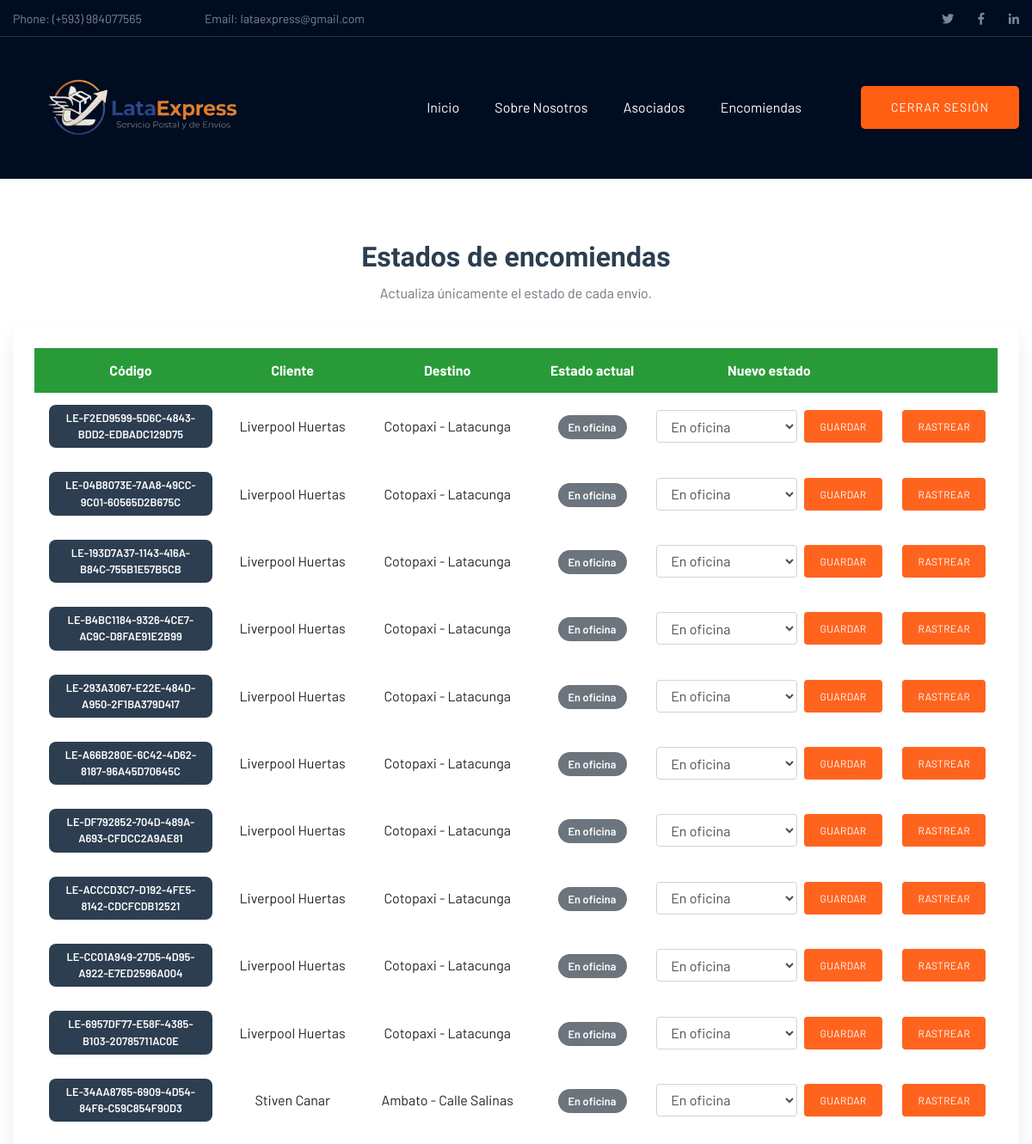
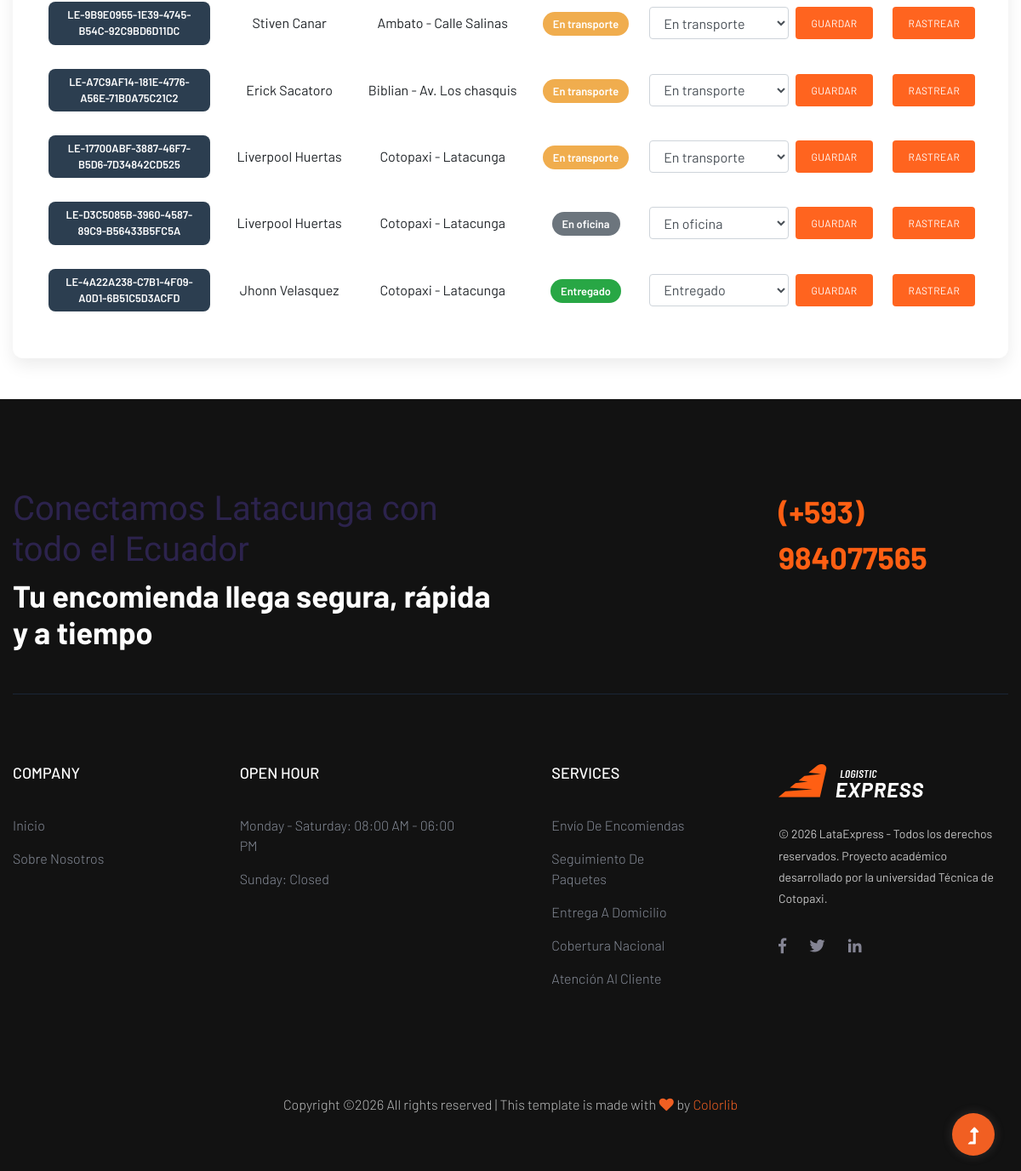
Screenshot of /actualizar_estados/ (signed in) with the database file from the repository (2 pictures, top to bottom).
### Envio/models.py (models this page shows, shortened)
class Encomienda(models.Model):
    ESTADOS = [
        ('OFICINA', 'En oficina'),
        ('TRANSPORTE', 'En transporte'),
        ('ENTREGADO', 'Entregado'),
    ]
    TRANSPORTE = [
        ('BUS', 'Bus'),
        ('CAMIONETA', 'Camioneta'),
        ('MOTO', 'Moto'),
    ]
    codigo = models.UUIDField(default=uuid.uuid4, editable=False, unique=True)
    cliente = models.ForeignKey(Cliente, on_delete=models.CASCADE)
    destino = models.ForeignKey(Destino, on_delete=models.CASCADE)
    descripcion = models.TextField()
    peso = models.FloatField()
    precio = models.DecimalField(max_digits=8, decimal_places=2)
    nombre_destinatario = models.CharField(max_length=150)
    cedula_destinatario = models.CharField(max_length=10)
    email_destinatario = models.EmailField()
    telefono_destinatario = models.CharField(max_length=15)
    estado = models.CharField(max_length=20, choices=ESTADOS, default='OFICINA')
    transporte = models.CharField(max_length=20, choices=TRANSPORTE)
    fecha_envio = models.DateTimeField(auto_now_add=True)
    fecha_estimada = models.DateTimeField()

class Cliente(models.Model):
    nombre = models.CharField(max_length=100)
    apellido= models.CharField(max_length=100)
    cedula = models.CharField(max_length=10, unique=True)
    email = models.EmailField()
    telefono = models.CharField(max_length=10)

class Destino(models.Model):
    ciudad = models.CharField(max_length=100)
    direccion = models.CharField(max_length=200)
    codigo_postal = models.CharField(max_length=6)
    nombre_destinatario = models.CharField(max_length=100, null=True, blank=True)
    cedula_destinatario = models.CharField(max_length=10, null=True, blank=True)
    email_destinatario = models.EmailField(null=True, blank=True)
    telefono_destinatario = models.CharField(max_length=15, null=True, blank=True)

### Envio/views.py (the view, shortened to what this page needs)
# urls.py: path('actualizar_estados/', views.actualizar_estados),
@requiere_admin_o_transportista
def actualizar_estados(request):
    encomiendas = Encomienda.objects.select_related('cliente', 'destino').all().order_by('-fecha_envio')
    return render(request, 'actualizar_estados.html', {
        'encomiendas': encomiendas,
        'estados': Encomienda.ESTADOS,
    })

### Envio/views.py (called while the page is built)
def es_admin(user):
    return user.is_authenticated and (
        user.is_superuser or user.groups.filter(name='admin').exists()
    )

def requiere_admin_o_transportista(view_func):
    return user_passes_test(
        lambda user: es_admin(user) or es_transportista(user),
        login_url='/login/'
    )(view_func)

### Envio/templates/actualizar_estados.html (shortened to what this page needs)
{% extends "plantillaPrincipal.html" %}
{% load static %}
{% block contenido %}
<div class="container mt-4 mb-5">
    <h2 class="titulo-estados">Estados de encomiendas</h2>
    <p class="text-center text-muted mb-4">Actualiza únicamente el estado de cada envío.</p>
    <div class="contenedor-estados">
        <table id="tbl_estados" class="table table-borderless align-middle tabla-estados" style="width:100%">
            <thead>
                <tr>
                    <th>Código</th>
                    <th>Cliente</th>
                    <th>Destino</th>
                    <th>Estado actual</th>
                    <th>Nuevo estado</th>
                    <th></th>
                </tr>
            </thead>
            <tbody>
                {% for encomienda in encomiendas %}
                    <tr>
                        <td><span class="badge-codigo">LE-{{ encomienda.codigo|slice:":8"|upper }}</span></td>
                        <td>{{ encomienda.cliente.nombre }} {{ encomienda.cliente.apellido }}</td>
                        <td>{{ encomienda.destino.ciudad }} - {{ encomienda.destino.direccion }}</td>
                        <td>
                            {% if encomienda.estado == 'OFICINA' %}
                                <span class="badge-estado badge-oficina">En oficina</span>
                            {% elif encomienda.estado == 'TRANSPORTE' %}
                                <span class="badge-estado badge-transporte">En transporte</span>
                            {% elif encomienda.estado == 'ENTREGADO' %}
                                <span class="badge-estado badge-entregado">Entregado</span>
                            {% endif %}
                        </td>
                        <td>
                            <form method="post" action="/actualizar_estados/" class="form-estado">
                                <select name="estado" class="form-control" aria-label="Estado de la encomienda">
                                    {% for valor, etiqueta in estados %}
                                        <option value="{{ valor }}" {% if encomienda.estado == valor %}selected{% endif %}>{{ etiqueta }}</option>
                                    {% endfor %}
                                </select>
                                <button type="submit" class="btn-guardar">Guardar</button>
                            </form>
                        </td>
                        <td><a href="/rastrear_encomienda/" class="btn-rastrear">Rastrear</a></td>
                    </tr>
                {% empty %}
                    <tr>
                        <td colspan="6" class="text-center py-4">No hay encomiendas registradas.</td>
                    </tr>
                {% endfor %}
            </tbody>
        </table>
    </div>
</div>
{% endblock %}

### Envio/templates/actualizar_estados.html (style rules this page uses)
.titulo-estados { text-align: center; font-weight: 600; color: #2c3e50; }
.contenedor-estados { background: #fff; padding: 25px; border-radius: 12px; box-shadow: 0 8px 20px rgba(0,0,0,0.08); width: 100%; overflow-x: auto; }
.tabla-estados { min-width: 850px; }
.tabla-estados thead { background-color: #289b38; color: #fff; }
.tabla-estados td, .tabla-estados th { vertical-align: middle; text-align: center; padding: 14px 10px; }
.badge-codigo { background-color: #2c3e50; color: #fff; padding: 6px 10px; border-radius: 8px; font-size: .8rem; font-weight: 600; display: inline-block; max-width: 190px; overflow-wrap: anywhere; }
.badge-estado { padding: 6px 12px; border-radius: 20px; font-size: .8rem; font-weight: 600; white-space: nowrap; }
.badge-oficina { background-color: #6c757d; color: #fff; }
.badge-transporte { background-color: #f0ad4e; color: #fff; }
.badge-entregado { background-color: #28a745; color: #fff; }
.form-estado { display: flex; align-items: center; justify-content: center; gap: 8px; min-width: 245px; }
.form-estado select { min-width: 145px; }
.btn-guardar, .btn-rastrear { border: 0; border-radius: 4px; color: #fff; padding: 10px 18px; font-size: .75rem; text-transform: uppercase; letter-spacing: .4px; }
.btn-guardar { background: #ff641f; }
.btn-rastrear { background: #ff641f; text-decoration: none; display: inline-block; }

### rows the page displays
Encomienda: codigo "F2ED9599-5D6C-4843-BDD2-EDBADC129D75", cliente.nombre "Liverpool", cliente.apellido "Huertas", destino.ciudad "Cotopaxi", destino.direccion "Latacunga", shows "En oficina", estado "En oficina"
Encomienda: codigo "04B8073E-7AA8-49CC-9C01-60565D2B675C", cliente.nombre "Liverpool", cliente.apellido "Huertas", destino.ciudad "Cotopaxi", destino.direccion "Latacunga", shows "En oficina", estado "En oficina"
Encomienda: codigo "193D7A37-1143-416A-B84C-755B1E57B5CB", cliente.nombre "Liverpool", cliente.apellido "Huertas", destino.ciudad "Cotopaxi", destino.direccion "Latacunga", shows "En oficina", estado "En oficina"
Encomienda: codigo "B4BC1184-9326-4CE7-AC9C-D8FAE91E2B99", cliente.nombre "Liverpool", cliente.apellido "Huertas", destino.ciudad "Cotopaxi", destino.direccion "Latacunga", shows "En oficina", estado "En oficina"
Encomienda: codigo "293A3067-E22E-484D-A950-2F1BA379D417", cliente.nombre "Liverpool", cliente.apellido "Huertas", destino.ciudad "Cotopaxi", destino.direccion "Latacunga", shows "En oficina", estado "En oficina"
Encomienda: codigo "A66B280E-6C42-4D62-8187-96A45D70645C", cliente.nombre "Liverpool", cliente.apellido "Huertas", destino.ciudad "Cotopaxi", destino.direccion "Latacunga", shows "En oficina", estado "En oficina"
Encomienda: codigo "DF792852-704D-489A-A693-CFDCC2A9AE81", cliente.nombre "Liverpool", cliente.apellido "Huertas", destino.ciudad "Cotopaxi", destino.direccion "Latacunga", shows "En oficina", estado "En oficina"
Encomienda: codigo "ACCCD3C7-D192-4FE5-8142-CDCFCDB12521", cliente.nombre "Liverpool", cliente.apellido "Huertas", destino.ciudad "Cotopaxi", destino.direccion "Latacunga", shows "En oficina", estado "En oficina"
Encomienda: codigo "CC01A949-27D5-4D95-A922-E7ED2596A004", cliente.nombre "Liverpool", cliente.apellido "Huertas", destino.ciudad "Cotopaxi", destino.direccion "Latacunga", shows "En oficina", estado "En oficina"
Encomienda: codigo "6957DF77-E58F-4385-B103-20785711AC0E", cliente.nombre "Liverpool", cliente.apellido "Huertas", destino.ciudad "Cotopaxi", destino.direccion "Latacunga", shows "En oficina", estado "En oficina"
Encomienda: codigo "34AA8765-6909-4D54-84F6-C59C854F90D3", cliente.nombre "Stiven", cliente.apellido "Canar", destino.ciudad "Ambato", destino.direccion "Calle Salinas", shows "En oficina", estado "En oficina"
Encomienda: codigo "9B9E0955-1E39-4745-B54C-92C9BD6D11DC", cliente.nombre "Stiven", cliente.apellido "Canar", destino.ciudad "Ambato", destino.direccion "Calle Salinas", shows "En transporte", estado "En transporte"
Encomienda: codigo "A7C9AF14-181E-4776-A56E-71B0A75C21C2", cliente.nombre "Erick", cliente.apellido "Sacatoro", destino.ciudad "Biblian", destino.direccion "Av. Los chasquis", shows "En transporte", estado "En transporte"
Encomienda: codigo "17700ABF-3887-46F7-B5D6-7D34842CD525", cliente.nombre "Liverpool", cliente.apellido "Huertas", destino.ciudad "Cotopaxi", destino.direccion "Latacunga", shows "En transporte", estado "En transporte"
Encomienda: codigo "D3C5085B-3960-4587-89C9-B56433B5FC5A", cliente.nombre "Liverpool", cliente.apellido "Huertas", destino.ciudad "Cotopaxi", destino.direccion "Latacunga", shows "En oficina", estado "En oficina"
Encomienda: codigo "4A22A238-C7B1-4F09-A0D1-6B51C5D3ACFD", cliente.nombre "Jhonn", cliente.apellido "Velasquez", destino.ciudad "Cotopaxi", destino.direccion "Latacunga", shows "Entregado", estado "Entregado"
